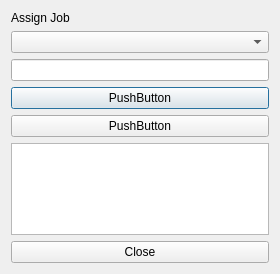
<?xml version="1.0" encoding="UTF-8"?>
<ui version="4.0">
 <class>Assignjob</class>
 <widget class="QDialog" name="Assignjob">
  <property name="geometry">
   <rect>
    <x>0</x>
    <y>0</y>
    <width>280</width>
    <height>274</height>
   </rect>
  </property>
  <property name="windowTitle">
   <string>assignjob — The Dollar Tracker</string>
  </property>
  <layout class="QVBoxLayout" name="layout">
   <item>
    <widget class="QLabel" name="title">
     <property name="text">
      <string>Assign Job</string>
     </property>
    </widget>
   </item>
   <item>
    <widget class="QComboBox" name="comboRole"/>
   </item>
   <item>
    <widget class="QLineEdit" name="editEmpId"/>
   </item>
   <item>
    <widget class="QPushButton" name="saveBtn">
     <property name="text">
      <string>PushButton</string>
     </property>
    </widget>
   </item>
   <item>
    <widget class="QPushButton" name="closeBtn_2">
     <property name="text">
      <string>PushButton</string>
     </property>
    </widget>
   </item>
   <item>
    <widget class="QTextEdit" name="area"/>
   </item>
   <item>
    <widget class="QPushButton" name="closeBtn">
     <property name="text">
      <string>Close</string>
     </property>
    </widget>
   </item>
  </layout>
 </widget>
 <resources/>
 <connections/>
</ui>
